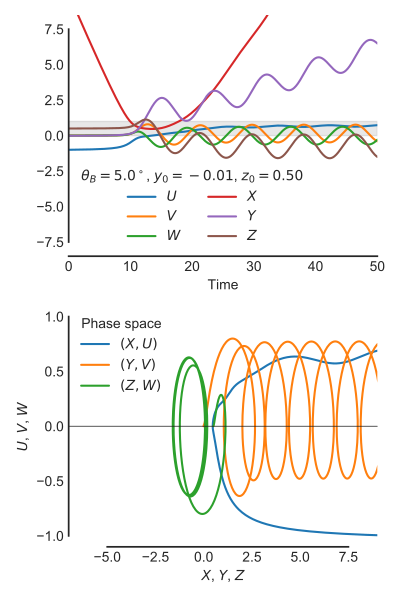

Generate this figure with Python:
import sys
import numpy as np
from matplotlib import pyplot as plt
import seaborn as sns
from dust_blorentz_ode import streamline

figfile = sys.argv[0].replace('.py', '.pdf')

# Impact parameter
Y0 = -0.01
Z0 = 0.5
thB_degrees = 5
stream = streamline(Y0=Y0, Z0=Z0, thB=np.radians(thB_degrees), tstop=150, X0=10., n=2001, LFAC=1.5)
sns.set_style('white')
sns.set_color_codes()
fig, (ax, axp) = plt.subplots(2, 1, figsize=(4, 6))
ax.plot(stream['t'], stream['u'], label='$U$')
ax.plot(stream['t'], stream['v'], label='$V$')
ax.plot(stream['t'], stream['w'], label='$W$')
ax.plot(stream['t'], stream['x'], label='$X$')
ax.plot(stream['t'], stream['y'], label='$Y$')
ax.plot(stream['t'], stream['z'], label='$Z$')
ax.axhspan(0.0, 1.0, color='k', alpha=0.1)
label = fr"$\theta_B = {thB_degrees:.1f}^\circ$, "
label += f"$y_0 = {Y0:.2f}$, $z_0 = {Z0:.2f}$"
ax.legend(title=label, ncol=2)
ax.set(xlabel='Time', ylim=[-8.5, 8.5], xlim=[0, 50])

axp.plot(stream['x'], stream['u'], label='$(X, U)$')
axp.plot(stream['y'], stream['v'], label='$(Y, V)$')
axp.plot(stream['z'], stream['w'], label='$(Z, W)$')
axp.axhline(0, color='k', lw=0.5)
axp.legend(title='Phase space')
axp.set(xlabel='$X$, $Y$, $Z$', ylabel='$U$, $V$, $W$',
        xlim=[-7, 9], ylim=[-1.1, 1.1])

sns.despine(trim=True)
fig.tight_layout()
fig.savefig(figfile)
print(figfile, end='')
